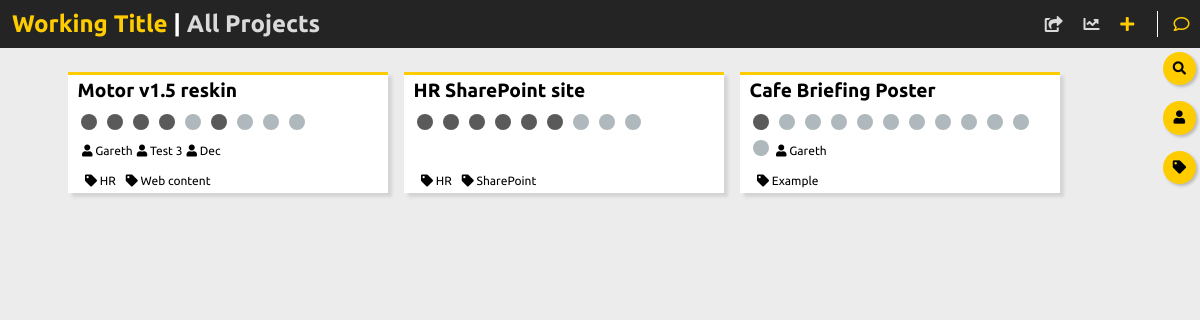
The page / on the database its author committed.
### tables this page shows
CREATE TABLE "projects" (
	`PROJECT_ID`	INTEGER PRIMARY KEY AUTOINCREMENT,
	`PROJECT_NAME`	TEXT,
	`PROJECT_BODY`	TEXT,
	`PROJECT_TYPE`	TEXT,
	`PROJECT_DUE`	TEXT
);

CREATE TABLE "flags" (
	`FLAG_TYPE`	TEXT,
	`FLAG_TEXT`	TEXT
);

CREATE TABLE `assigned` (
	`PROJECT_ID`	INTEGER,
	`USER_USERNAME`	TEXT
);

CREATE TABLE `tags` (
	`PROJECT_ID`	INTEGER,
	`TAG_TEXT`	TEXT
);

### index.php (the view, shortened to what this page needs)
<html>
    <head>
        <?php include '/modules/head.php'; ?>
    </head>
    <body class="very-light">
        <?php
            include 'modules/database.php';
            $search_parameters = '';
            $query = 'SELECT PROJECT_ID, PROJECT_NAME, PROJECT_TYPE FROM projects' . $search_parameters;
            $all_projects = $db->query($query);
        ?>
        <?php include "modules/nav.php"; ?>
        <div class="search_menu">
            <div class="search">
                <form action="index.php" method="get">
                    <button id="search_toggle" type="button" class="button accent" title="Search by project title" onclick="document.getElementById('search_input').style.display='inline-block'; document.getElementById('search_button').style.display='inline-block'; document.getElementById('search_toggle').style.display='none';"><i class="fa fa-search" aria-hidden="true"></i></button>
                </form>
            </div>
            <div class="search">
                <form action="index.php" method="get">
                    <button id="user_toggle" type="button" class="button accent" title="Seach by assigend team member" onclick="document.getElementById('user_input').style.display='inline-block'; document.getElementById('user_button').style.display='inline-block'; document.getElementById('user_toggle').style.display='none';"><i class="fa fa-user" aria-hidden="true"></i></button>
                </form>
            </div>
            <div class="search">
                <form action="index.php" method="get">
                    <button id="tag_toggle" type="button" title="Search by tag" class="button accent"onclick="document.getElementById('tag_input').style.display='inline-block'; document.getElementById('tag_button').style.display='inline-block'; document.getElementById('tag_toggle').style.display='none';"><i class="fa fa-tag" aria-hidden="true"></i></button>
                </form>
            </div>
        </div>
        <div class="container">
            <?php
                while ( $project = $all_projects->fetchArray() ) {
                    $project_id = intval($project[0]);
                    $project_name = $project[1];
                    $project_type = $project[2];
                    $all_tags = $db->query('SELECT TAG_TEXT FROM tags WHERE PROJECT_ID=' . $project_id);
                    echo '
                        <div class="tile white">
                            <div class="name accent-border">
                                <a href="project.php?id=' .  $project_id . '">
                                    <h2>' . $project_name . '</h2>
                                </a>
                            </div>
                            <div class="body">
                                <div class="progress system">';
                    $status_history = $db->query('SELECT STATUS_TEXT FROM status WHERE PROJECT_ID=' . $project_id . ' ORDER BY STATUS_DATE ASC;');
                    $status_history_array = array();
                    while ( $past_status = $status_history->fetchArray() ){
                        array_push($status_history_array, $past_status[0]);
                    }
                    $status_filter = ($project_type=='PRINT')? 'STATUS" OR FLAG_TYPE="PRINT_STATUS' : 'STATUS';
                    $query = 'SELECT FLAG_TEXT FROM flags WHERE FLAG_TYPE="' . $status_filter . '"';
                    $available_status =  $db->query($query);
                    while ( $status = $available_status->fetchArray() ) {
                        if ( in_array($status[0], $status_history_array) ) {
                            echo '<div title="' . $status[0] . '" class="not-quite-that-dark"></div>';
                        } else {
                        echo '<div title="' . $status[0] . '" class="light"></div>';
                        }
                    }
                    echo '
                                </div>';
                    echo '
                                <div class="assigned">';
                    $assigned_array = $db->query('SELECT assigned.USER_USERNAME, users.USER_NAME FROM assigned INNER JOIN users ON assigned.USER_USERNAME=users.USER_USERNAME WHERE assigned.PROJECT_ID=' . $project_id);
                    while ( $assigned = $assigned_array->fetchArray() ) {
                            echo '<a href="index.php?assigned=' .  $assigned[0] . '"><div><span><i class="fa fa-user" aria-hidden="true"></i>&nbsp;' . $assigned[1] . '</div></a>';
                        }
                    echo '      </div>';
                    echo '
                                <div class="tags">';
                    while ( $tag = $all_tags->fetchArray() ) {
                        $tag_text = $tag[0];
                        echo '<a href="index.php?tag=' . $tag_text . '"><div><span><i class="fa fa-tag" aria-hidden="true"></i> ' . $tag_text  . '</span></div></a>';
                    }
                    echo '
                                </div>
                            </div>
                        </div>';
                }
            ?>
        </div>
    </body>
</html>

### styles/main.css (style rules this page uses)
body { margin: 0; padding: 0; font-family: 'Ubuntu', sans-serif; }
.white { background-color: #FFF; }
.very-light { background-color: #ECECEC; }
.light { background-color: #AFB8BD; }
.accent { background-color: #FFCC00; }
.accent-border { border-top: solid 3px #FFCC00; }
.not-quite-that-dark { background-color: #5A5A5A; }
.system { font-family: 'Source Code Pro', monospace; }
.container { margin: 0 auto; padding-top: 4em; width: 90%; display: flex; flex-wrap: wrap; align-items: flex-start; }
.tile { width: 20em; min-height: 7.5em; margin: 0.5em; box-shadow: 4px 4px 3px #D4D4D4; }
.tile .name { width: 100%; min-height: 1.25em; }
.name a { text-decoration: none; color: inherit; }
.name h2 { font-size: 1.2em; padding: 0 0.5em; margin: 5px 0 0 0; line-height: 1.1em; }
.tile .progress { margin: 0.5em; }
.tile .progress div { border-radius: 2vh; height: 2vh; min-width: 2vh; float: left; margin: 5px; line-height: 2vh; font-size: 0.75em; }
.tile .assigned { margin-left: 0.75em; padding-top: 2em; }
.tile .assigned div { height: 2vh; min-width: 4vh; float: left; margin: 2px; text-align: center; line-height: 2vh; font-size: 0.75em; }
.tile .tags { margin-left: 0.75em; padding-top: 1.75em; }
.tile .tags div { height: 2vh; min-width: 4vh; float: left; margin: 2px; text-align: center; line-height: 2vh; font-size: 0.75em; padding: 0.15em 0; }
.tile .tags div span { padding: 0 0.25em; }
.tile a { text-decoration: none; color: inherit; }
.search_menu { position: fixed; top: 3em; right: 0.25em; }
.search_menu form { text-align: right; }
.search { margin: 0.25em 0; }
.search_menu button { border-radius: 2em; height: 2.5em; width: 2.5em; border: 0; box-shadow: 2px 2px 3px #BABABA; }

### rows shown on the page
projects: PROJECT_NAME "Motor v1.5 reskin"
assigned: assigned "Gareth"
assigned: assigned "Test 3"
assigned: assigned "Dec"
tags: TAG_TEXT "HR"
tags: TAG_TEXT "Web content"
projects: PROJECT_NAME "HR SharePoint site"
tags: TAG_TEXT "HR"
tags: TAG_TEXT "SharePoint"
projects: PROJECT_NAME "Cafe Briefing Poster"
assigned: assigned "Gareth"
tags: TAG_TEXT "Example"
